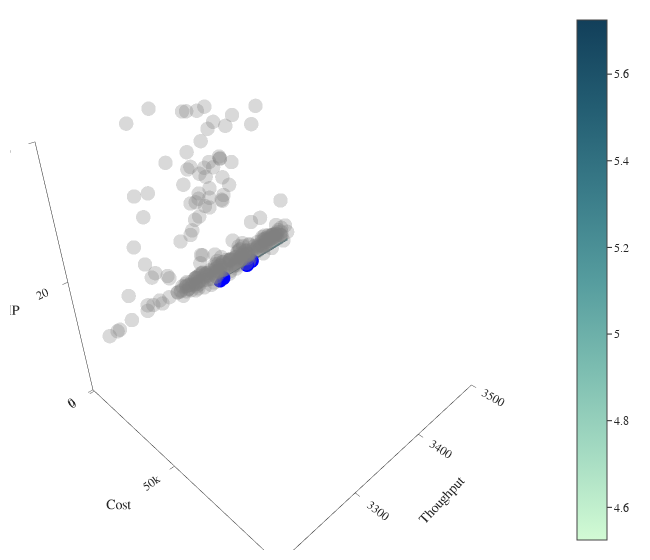
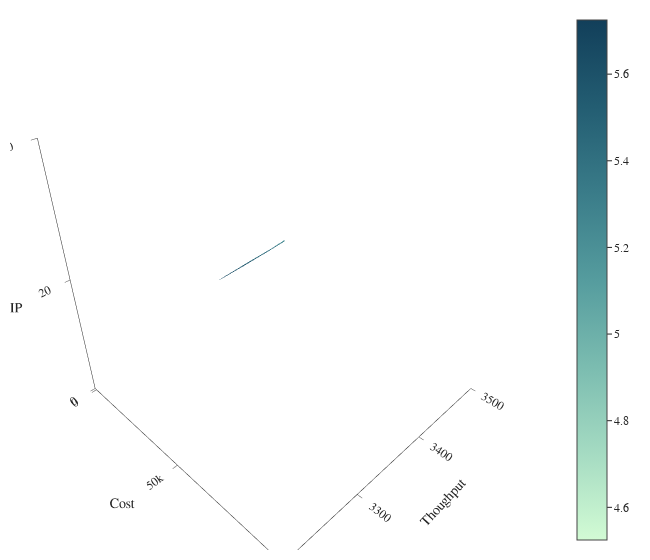
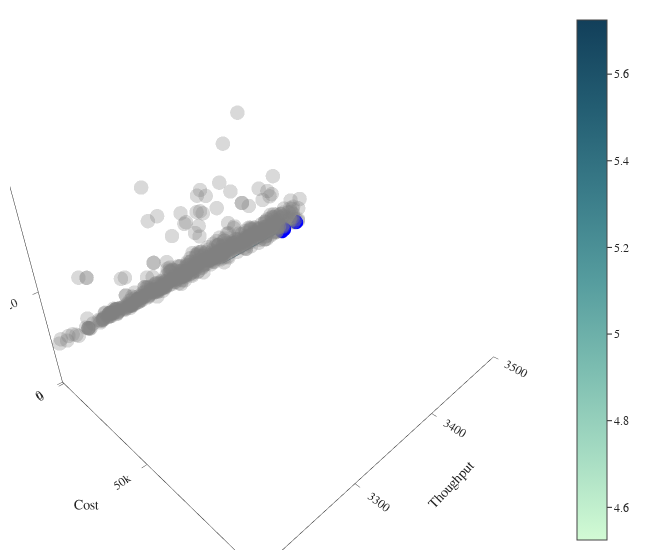

The cell these charts' notebook holds for them, in order:
### Code cell
df_efficient = df.loc[df['is_efficient']]

# mesh3d(df, df_efficient)
fig = mesh3d(df.loc[df['optimizer'] == 'NSGA2'], df_efficient)
fig.show()
# fig.write_image("images/3d_NSGA2.svg")

fig = mesh3d(df.loc[df['optimizer'] == 'Anneal'], df_efficient)
fig.show()
# fig.write_image("images/3d_Anneal.svg")

fig = mesh3d(df.loc[df['optimizer'] == 'Tabu'], df_efficient)
fig.show()
# fig.write_image("images/3d_Tabu.svg")

### Figure 1 — Plotly figure (JSON) as saved in the notebook; plotly's stock layout.template omitted (floating-point values rounded to 4 significant figures; data arrays with more than 128 entries replaced by an {"elided": "..."} marker saying what was removed)
{"data": [{"color": "grey", "colorscale": [[0, "rgb(210, 251, 212)"], [0.1667, "rgb(165, 219, 194)"], [0.3333, "rgb(123, 188, 176)"], [0.5, "rgb(85, 156, 158)"], [0.6667, "rgb(58, 124, 137)"], [0.8333, "rgb(35, 93, 114)"], [1, "rgb(18, 63, 90)"]], "intensity": [5.605, 5.276, 5.663, 5.725, 5.393, 4.801, 5.513, 5.302, 5.128, 4.525, 4.736], "opacity": 0.95, "type": "mesh3d", "x": [17.82, 19.31, 17.85, 17.62, 18.37, 19.84, 18.41, 18.58, 19.23, 21.0, 20.0], "y": [3389, 3515, 3428, 3384, 3436, 3537, 3472, 3475, 3494, 3567, 3518], "z": [7.945, 8.778, 8.043, 7.806, 8.345, 9.341, 8.37, 8.592, 8.842, 9.737, 9.33]}, {"marker": {"color": "grey", "opacity": 0.3, "size": 5}, "mode": "markers", "type": "scatter3d", "x": {"elided": "1011 float values"}, "y": {"elided": "1011 float values"}, "z": {"elided": "1011 float values"}}, {"marker": {"color": "blue", "size": 5}, "mode": "markers", "type": "scatter3d", "x": [17.82, 19.31, 17.85, 17.62, 18.37], "y": [3389, 3515, 3428, 3384, 3436], "z": [7.945, 8.778, 8.043, 7.806, 8.345]}], "layout": {"font": {"family": "Arial, monospace"}, "margin": {"b": 10, "l": 10, "r": 10, "t": 10}, "scene": {"camera": {"center": {"x": 0, "y": 0, "z": 0}, "eye": {"x": 1.25, "y": -1.25, "z": 1.25}, "up": {"x": 1, "y": 0, "z": 0.5}}, "xaxis": {"nticks": 4, "range": [-1000, 100000], "title": {"text": "Cost"}}, "yaxis": {"nticks": 4, "range": [3200, 3500], "title": {"text": "Thoughput"}}, "zaxis": {"nticks": 4, "range": [0, 40], "title": {"text": "WIP"}}}, "showlegend": false, "width": 650}}

### Figure 2 — Plotly figure (JSON) as saved in the notebook; plotly's stock layout.template omitted (floating-point values rounded to 4 significant figures; data arrays with more than 128 entries replaced by an {"elided": "..."} marker saying what was removed)
{"data": [{"color": "grey", "colorscale": [[0, "rgb(210, 251, 212)"], [0.1667, "rgb(165, 219, 194)"], [0.3333, "rgb(123, 188, 176)"], [0.5, "rgb(85, 156, 158)"], [0.6667, "rgb(58, 124, 137)"], [0.8333, "rgb(35, 93, 114)"], [1, "rgb(18, 63, 90)"]], "intensity": [5.605, 5.276, 5.663, 5.725, 5.393, 4.801, 5.513, 5.302, 5.128, 4.525, 4.736], "opacity": 0.95, "type": "mesh3d", "x": [17.82, 19.31, 17.85, 17.62, 18.37, 19.84, 18.41, 18.58, 19.23, 21.0, 20.0], "y": [3389, 3515, 3428, 3384, 3436, 3537, 3472, 3475, 3494, 3567, 3518], "z": [7.945, 8.778, 8.043, 7.806, 8.345, 9.341, 8.37, 8.592, 8.842, 9.737, 9.33]}, {"marker": {"color": "grey", "opacity": 0.3, "size": 5}, "mode": "markers", "type": "scatter3d", "x": {"elided": "926 int values"}, "y": {"elided": "926 int values"}, "z": {"elided": "926 float values"}}, {"marker": {"color": "blue", "size": 5}, "mode": "markers", "type": "scatter3d", "x": [], "y": [], "z": []}], "layout": {"font": {"family": "Arial, monospace"}, "margin": {"b": 10, "l": 10, "r": 10, "t": 10}, "scene": {"camera": {"center": {"x": 0, "y": 0, "z": 0}, "eye": {"x": 1.25, "y": -1.25, "z": 1.25}, "up": {"x": 1, "y": 0, "z": 0.5}}, "xaxis": {"nticks": 4, "range": [-1000, 100000], "title": {"text": "Cost"}}, "yaxis": {"nticks": 4, "range": [3200, 3500], "title": {"text": "Thoughput"}}, "zaxis": {"nticks": 4, "range": [0, 40], "title": {"text": "WIP"}}}, "showlegend": false, "width": 650}}

### Figure 3 — Plotly figure (JSON) as saved in the notebook; plotly's stock layout.template omitted (floating-point values rounded to 4 significant figures; data arrays with more than 128 entries replaced by an {"elided": "..."} marker saying what was removed)
{"data": [{"color": "grey", "colorscale": [[0, "rgb(210, 251, 212)"], [0.1667, "rgb(165, 219, 194)"], [0.3333, "rgb(123, 188, 176)"], [0.5, "rgb(85, 156, 158)"], [0.6667, "rgb(58, 124, 137)"], [0.8333, "rgb(35, 93, 114)"], [1, "rgb(18, 63, 90)"]], "intensity": [5.605, 5.276, 5.663, 5.725, 5.393, 4.801, 5.513, 5.302, 5.128, 4.525, 4.736], "opacity": 0.95, "type": "mesh3d", "x": [17.82, 19.31, 17.85, 17.62, 18.37, 19.84, 18.41, 18.58, 19.23, 21.0, 20.0], "y": [3389, 3515, 3428, 3384, 3436, 3537, 3472, 3475, 3494, 3567, 3518], "z": [7.945, 8.778, 8.043, 7.806, 8.345, 9.341, 8.37, 8.592, 8.842, 9.737, 9.33]}, {"marker": {"color": "grey", "opacity": 0.3, "size": 5}, "mode": "markers", "type": "scatter3d", "x": {"elided": "985 float values"}, "y": {"elided": "985 int values"}, "z": {"elided": "985 float values"}}, {"marker": {"color": "blue", "size": 5}, "mode": "markers", "type": "scatter3d", "x": [19.84, 18.41, 18.58, 19.23, 21.0, 20.0], "y": [3537, 3472, 3475, 3494, 3567, 3518], "z": [9.341, 8.37, 8.592, 8.842, 9.737, 9.33]}], "layout": {"font": {"family": "Arial, monospace"}, "margin": {"b": 10, "l": 10, "r": 10, "t": 10}, "scene": {"camera": {"center": {"x": 0, "y": 0, "z": 0}, "eye": {"x": 1.25, "y": -1.25, "z": 1.25}, "up": {"x": 1, "y": 0, "z": 0.5}}, "xaxis": {"nticks": 4, "range": [-1000, 100000], "title": {"text": "Cost"}}, "yaxis": {"nticks": 4, "range": [3200, 3500], "title": {"text": "Thoughput"}}, "zaxis": {"nticks": 4, "range": [0, 40], "title": {"text": "WIP"}}}, "showlegend": false, "width": 650}}
